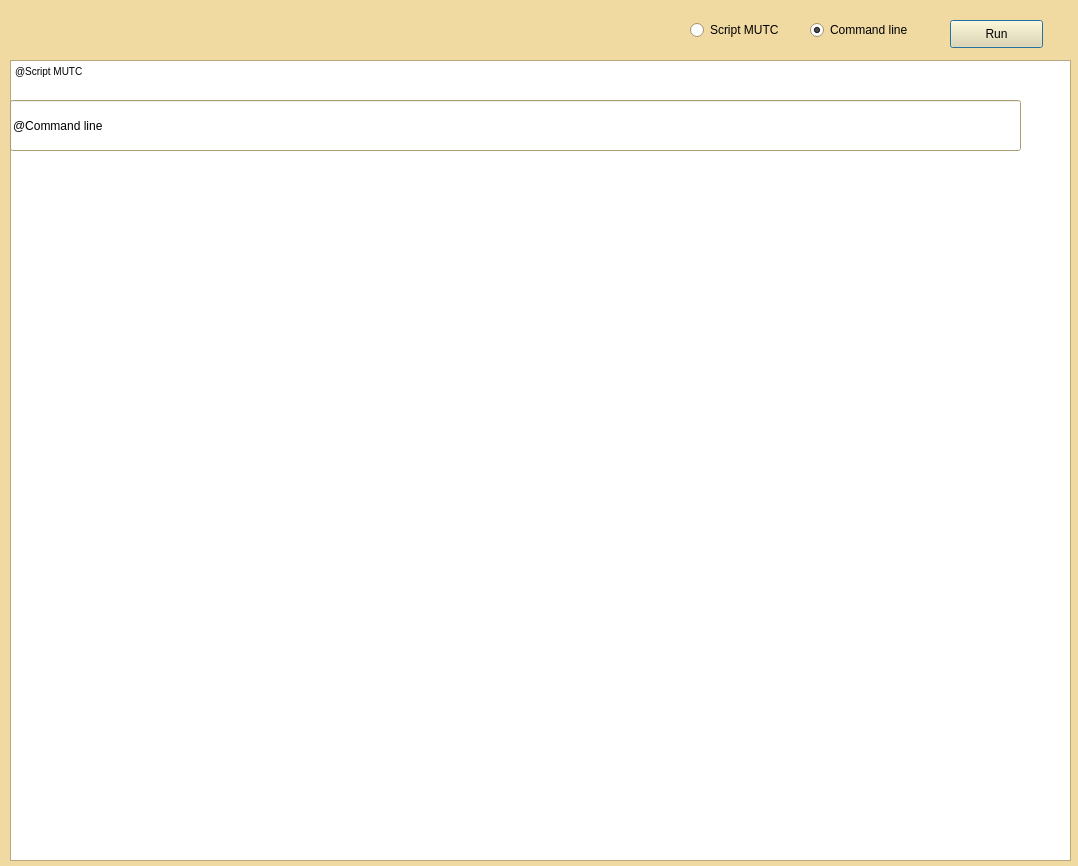
<?xml version="1.0" encoding="UTF-8"?>
<ui version="4.0">
 <class>Dialog</class>
 <widget class="QDialog" name="Dialog">
  <property name="geometry">
   <rect>
    <x>0</x>
    <y>0</y>
    <width>1078</width>
    <height>866</height>
   </rect>
  </property>
  <property name="palette">
   <palette>
    <active>
     <colorrole role="WindowText">
      <brush brushstyle="SolidPattern">
       <color alpha="255">
        <red>0</red>
        <green>0</green>
        <blue>0</blue>
       </color>
      </brush>
     </colorrole>
     <colorrole role="Button">
      <brush brushstyle="SolidPattern">
       <color alpha="255">
        <red>240</red>
        <green>218</green>
        <blue>162</blue>
       </color>
      </brush>
     </colorrole>
     <colorrole role="Light">
      <brush brushstyle="SolidPattern">
       <color alpha="255">
        <red>255</red>
        <green>255</green>
        <blue>255</blue>
       </color>
      </brush>
     </colorrole>
     <colorrole role="Midlight">
      <brush brushstyle="SolidPattern">
       <color alpha="255">
        <red>247</red>
        <green>236</green>
        <blue>208</blue>
       </color>
      </brush>
     </colorrole>
     <colorrole role="Dark">
      <brush brushstyle="SolidPattern">
       <color alpha="255">
        <red>120</red>
        <green>109</green>
        <blue>81</blue>
       </color>
      </brush>
     </colorrole>
     <colorrole role="Mid">
      <brush brushstyle="SolidPattern">
       <color alpha="255">
        <red>160</red>
        <green>145</green>
        <blue>108</blue>
       </color>
      </brush>
     </colorrole>
     <colorrole role="Text">
      <brush brushstyle="SolidPattern">
       <color alpha="255">
        <red>0</red>
        <green>0</green>
        <blue>0</blue>
       </color>
      </brush>
     </colorrole>
     <colorrole role="BrightText">
      <brush brushstyle="SolidPattern">
       <color alpha="255">
        <red>255</red>
        <green>255</green>
        <blue>255</blue>
       </color>
      </brush>
     </colorrole>
     <colorrole role="ButtonText">
      <brush brushstyle="SolidPattern">
       <color alpha="255">
        <red>0</red>
        <green>0</green>
        <blue>0</blue>
       </color>
      </brush>
     </colorrole>
     <colorrole role="Base">
      <brush brushstyle="SolidPattern">
       <color alpha="255">
        <red>255</red>
        <green>255</green>
        <blue>255</blue>
       </color>
      </brush>
     </colorrole>
     <colorrole role="Window">
      <brush brushstyle="SolidPattern">
       <color alpha="255">
        <red>240</red>
        <green>218</green>
        <blue>162</blue>
       </color>
      </brush>
     </colorrole>
     <colorrole role="Shadow">
      <brush brushstyle="SolidPattern">
       <color alpha="255">
        <red>0</red>
        <green>0</green>
        <blue>0</blue>
       </color>
      </brush>
     </colorrole>
     <colorrole role="AlternateBase">
      <brush brushstyle="SolidPattern">
       <color alpha="255">
        <red>247</red>
        <green>236</green>
        <blue>208</blue>
       </color>
      </brush>
     </colorrole>
     <colorrole role="ToolTipBase">
      <brush brushstyle="SolidPattern">
       <color alpha="255">
        <red>255</red>
        <green>255</green>
        <blue>220</blue>
       </color>
      </brush>
     </colorrole>
     <colorrole role="ToolTipText">
      <brush brushstyle="SolidPattern">
       <color alpha="255">
        <red>0</red>
        <green>0</green>
        <blue>0</blue>
       </color>
      </brush>
     </colorrole>
     <colorrole role="PlaceholderText">
      <brush brushstyle="SolidPattern">
       <color alpha="128">
        <red>0</red>
        <green>0</green>
        <blue>0</blue>
       </color>
      </brush>
     </colorrole>
    </active>
    <inactive>
     <colorrole role="WindowText">
      <brush brushstyle="SolidPattern">
       <color alpha="255">
        <red>0</red>
        <green>0</green>
        <blue>0</blue>
       </color>
      </brush>
     </colorrole>
     <colorrole role="Button">
      <brush brushstyle="SolidPattern">
       <color alpha="255">
        <red>240</red>
        <green>218</green>
        <blue>162</blue>
       </color>
      </brush>
     </colorrole>
     <colorrole role="Light">
      <brush brushstyle="SolidPattern">
       <color alpha="255">
        <red>255</red>
        <green>255</green>
        <blue>255</blue>
       </color>
      </brush>
     </colorrole>
     <colorrole role="Midlight">
      <brush brushstyle="SolidPattern">
       <color alpha="255">
        <red>247</red>
        <green>236</green>
        <blue>208</blue>
       </color>
      </brush>
     </colorrole>
     <colorrole role="Dark">
      <brush brushstyle="SolidPattern">
       <color alpha="255">
        <red>120</red>
        <green>109</green>
        <blue>81</blue>
       </color>
      </brush>
     </colorrole>
     <colorrole role="Mid">
      <brush brushstyle="SolidPattern">
       <color alpha="255">
        <red>160</red>
        <green>145</green>
        <blue>108</blue>
       </color>
      </brush>
     </colorrole>
     <colorrole role="Text">
      <brush brushstyle="SolidPattern">
       <color alpha="255">
        <red>0</red>
        <green>0</green>
        <blue>0</blue>
       </color>
      </brush>
     </colorrole>
     <colorrole role="BrightText">
      <brush brushstyle="SolidPattern">
       <color alpha="255">
        <red>255</red>
        <green>255</green>
        <blue>255</blue>
       </color>
      </brush>
     </colorrole>
     <colorrole role="ButtonText">
      <brush brushstyle="SolidPattern">
       <color alpha="255">
        <red>0</red>
        <green>0</green>
        <blue>0</blue>
       </color>
      </brush>
     </colorrole>
     <colorrole role="Base">
      <brush brushstyle="SolidPattern">
       <color alpha="255">
        <red>255</red>
        <green>255</green>
        <blue>255</blue>
       </color>
      </brush>
     </colorrole>
     <colorrole role="Window">
      <brush brushstyle="SolidPattern">
       <color alpha="255">
        <red>240</red>
        <green>218</green>
        <blue>162</blue>
       </color>
      </brush>
     </colorrole>
     <colorrole role="Shadow">
      <brush brushstyle="SolidPattern">
       <color alpha="255">
        <red>0</red>
        <green>0</green>
        <blue>0</blue>
       </color>
      </brush>
     </colorrole>
     <colorrole role="AlternateBase">
      <brush brushstyle="SolidPattern">
       <color alpha="255">
        <red>247</red>
        <green>236</green>
        <blue>208</blue>
       </color>
      </brush>
     </colorrole>
     <colorrole role="ToolTipBase">
      <brush brushstyle="SolidPattern">
       <color alpha="255">
        <red>255</red>
        <green>255</green>
        <blue>220</blue>
       </color>
      </brush>
     </colorrole>
     <colorrole role="ToolTipText">
      <brush brushstyle="SolidPattern">
       <color alpha="255">
        <red>0</red>
        <green>0</green>
        <blue>0</blue>
       </color>
      </brush>
     </colorrole>
     <colorrole role="PlaceholderText">
      <brush brushstyle="SolidPattern">
       <color alpha="128">
        <red>0</red>
        <green>0</green>
        <blue>0</blue>
       </color>
      </brush>
     </colorrole>
    </inactive>
    <disabled>
     <colorrole role="WindowText">
      <brush brushstyle="SolidPattern">
       <color alpha="255">
        <red>120</red>
        <green>109</green>
        <blue>81</blue>
       </color>
      </brush>
     </colorrole>
     <colorrole role="Button">
      <brush brushstyle="SolidPattern">
       <color alpha="255">
        <red>240</red>
        <green>218</green>
        <blue>162</blue>
       </color>
      </brush>
     </colorrole>
     <colorrole role="Light">
      <brush brushstyle="SolidPattern">
       <color alpha="255">
        <red>255</red>
        <green>255</green>
        <blue>255</blue>
       </color>
      </brush>
     </colorrole>
     <colorrole role="Midlight">
      <brush brushstyle="SolidPattern">
       <color alpha="255">
        <red>247</red>
        <green>236</green>
        <blue>208</blue>
       </color>
      </brush>
     </colorrole>
     <colorrole role="Dark">
      <brush brushstyle="SolidPattern">
       <color alpha="255">
        <red>120</red>
        <green>109</green>
        <blue>81</blue>
       </color>
      </brush>
     </colorrole>
     <colorrole role="Mid">
      <brush brushstyle="SolidPattern">
       <color alpha="255">
        <red>160</red>
        <green>145</green>
        <blue>108</blue>
       </color>
      </brush>
     </colorrole>
     <colorrole role="Text">
      <brush brushstyle="SolidPattern">
       <color alpha="255">
        <red>120</red>
        <green>109</green>
        <blue>81</blue>
       </color>
      </brush>
     </colorrole>
     <colorrole role="BrightText">
      <brush brushstyle="SolidPattern">
       <color alpha="255">
        <red>255</red>
        <green>255</green>
        <blue>255</blue>
       </color>
      </brush>
     </colorrole>
     <colorrole role="ButtonText">
      <brush brushstyle="SolidPattern">
       <color alpha="255">
        <red>120</red>
        <green>109</green>
        <blue>81</blue>
       </color>
      </brush>
     </colorrole>
     <colorrole role="Base">
      <brush brushstyle="SolidPattern">
       <color alpha="255">
        <red>240</red>
        <green>218</green>
        <blue>162</blue>
       </color>
      </brush>
     </colorrole>
     <colorrole role="Window">
      <brush brushstyle="SolidPattern">
       <color alpha="255">
        <red>240</red>
        <green>218</green>
        <blue>162</blue>
       </color>
      </brush>
     </colorrole>
     <colorrole role="Shadow">
      <brush brushstyle="SolidPattern">
       <color alpha="255">
        <red>0</red>
        <green>0</green>
        <blue>0</blue>
       </color>
      </brush>
     </colorrole>
     <colorrole role="AlternateBase">
      <brush brushstyle="SolidPattern">
       <color alpha="255">
        <red>240</red>
        <green>218</green>
        <blue>162</blue>
       </color>
      </brush>
     </colorrole>
     <colorrole role="ToolTipBase">
      <brush brushstyle="SolidPattern">
       <color alpha="255">
        <red>255</red>
        <green>255</green>
        <blue>220</blue>
       </color>
      </brush>
     </colorrole>
     <colorrole role="ToolTipText">
      <brush brushstyle="SolidPattern">
       <color alpha="255">
        <red>0</red>
        <green>0</green>
        <blue>0</blue>
       </color>
      </brush>
     </colorrole>
     <colorrole role="PlaceholderText">
      <brush brushstyle="SolidPattern">
       <color alpha="128">
        <red>0</red>
        <green>0</green>
        <blue>0</blue>
       </color>
      </brush>
     </colorrole>
    </disabled>
   </palette>
  </property>
  <property name="windowTitle">
   <string>MUTC Editor</string>
  </property>
  <property name="windowIcon">
   <iconset>
    <normaloff>icon.ico</normaloff>icon.ico</iconset>
  </property>
  <widget class="QLineEdit" name="lineEdit">
   <property name="geometry">
    <rect>
     <x>40</x>
     <y>350</y>
     <width>1011</width>
     <height>51</height>
    </rect>
   </property>
   <property name="text">
    <string>@Command line</string>
   </property>
  </widget>
  <widget class="QRadioButton" name="radioButton_2">
   <property name="geometry">
    <rect>
     <x>690</x>
     <y>20</y>
     <width>101</width>
     <height>20</height>
    </rect>
   </property>
   <property name="text">
    <string>Script MUTC</string>
   </property>
  </widget>
  <widget class="QPushButton" name="pushButton">
   <property name="geometry">
    <rect>
     <x>950</x>
     <y>20</y>
     <width>93</width>
     <height>28</height>
    </rect>
   </property>
   <property name="text">
    <string>Run</string>
   </property>
  </widget>
  <widget class="QTextEdit" name="textEdit">
   <property name="geometry">
    <rect>
     <x>10</x>
     <y>60</y>
     <width>1061</width>
     <height>801</height>
    </rect>
   </property>
   <property name="font">
    <font>
     <pointsize>12</pointsize>
    </font>
   </property>
   <property name="html">
    <string>&lt;!DOCTYPE HTML PUBLIC &quot;-//W3C//DTD HTML 4.0//EN&quot; &quot;http://www.w3.org/TR/REC-html40/strict.dtd&quot;&gt;
&lt;html&gt;&lt;head&gt;&lt;meta name=&quot;qrichtext&quot; content=&quot;1&quot; /&gt;&lt;style type=&quot;text/css&quot;&gt;
p, li { white-space: pre-wrap; }
&lt;/style&gt;&lt;/head&gt;&lt;body style=&quot; font-family:'MS Shell Dlg 2'; font-size:12pt; font-weight:400; font-style:normal;&quot;&gt;
&lt;p style=&quot; margin-top:0px; margin-bottom:0px; margin-left:0px; margin-right:0px; -qt-block-indent:0; text-indent:0px;&quot;&gt;&lt;span style=&quot; font-size:7.8pt;&quot;&gt;@Script MUTC&lt;/span&gt;&lt;/p&gt;&lt;/body&gt;&lt;/html&gt;</string>
   </property>
  </widget>
  <widget class="QRadioButton" name="radioButton">
   <property name="geometry">
    <rect>
     <x>810</x>
     <y>20</y>
     <width>111</width>
     <height>20</height>
    </rect>
   </property>
   <property name="text">
    <string>Command line</string>
   </property>
   <property name="checked">
    <bool>true</bool>
   </property>
  </widget>
  <widget class="QLineEdit" name="lineEdit_2">
   <property name="geometry">
    <rect>
     <x>10</x>
     <y>100</y>
     <width>1011</width>
     <height>51</height>
    </rect>
   </property>
   <property name="text">
    <string>@Command line</string>
   </property>
  </widget>
 </widget>
 <resources/>
 <connections/>
</ui>
